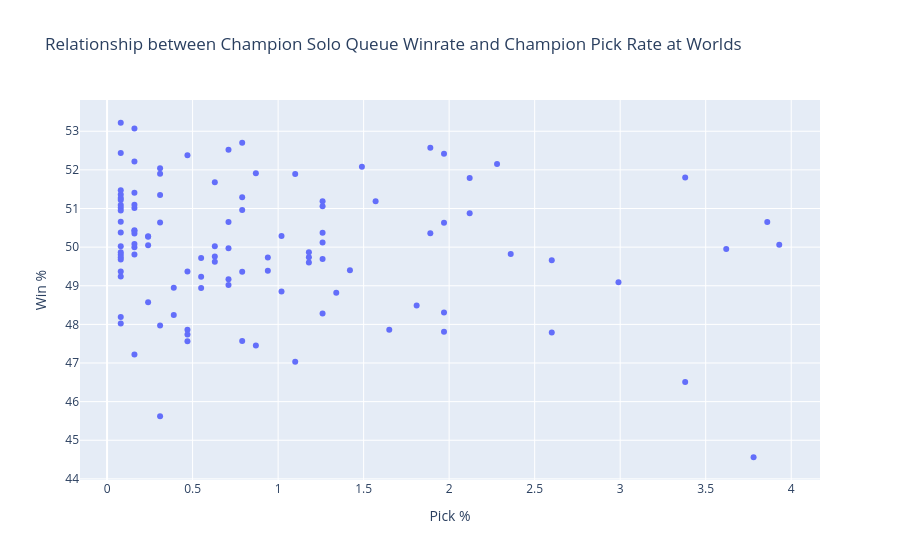

Notebook cell for this chart:
### Markdown cell above
### Combined Data Visualization

### Code cell
#Combined Data Visualization
combined_scatter = px.scatter(df_combined, x = "Pick %", y = "Win %", title = "Relationship between Champion Solo Queue Winrate and Champion Pick Rate at Worlds", hover_name = "Champion")
combined_scatter.show()

### Figure 1 — Plotly figure (JSON) as saved in the notebook; plotly's stock layout.template omitted (floating-point values rounded to 4 significant figures)
{"data": [{"hovertemplate": "<b>%{hovertext}</b><br><br>Pick %=%{x}<br>Win %=%{y}<extra></extra>", "hovertext": ["Sylas", "Sejuani", "Azir", "Aatrox", "Aphelios", "Maokai", "Viego", "Akali", "Graves", "Lucian", "Viktor", "Nami", "Leona", "Kai'Sa", "Gnar", "Kalista", "Miss Fortune", "Renata Glasc", "Fiora", "Varus", "Lee Sin", "Ornn", "Amumu", "Renekton", "Hecarim", "Trundle", "LeBlanc", "Vi", "Jax", "Taliyah", "Nautilus", "Camille", "Lulu", "Poppy", "Yuumi", "Tristana", "Sivir", "Alistar", "Gragas", "Caitlyn", "Tahm Kench", "Sett", "Rell", "Lissandra", "Soraka", "Galio", "Seraphine", "Thresh", "Ezreal", "Kennen", "Bel'Veth", "Jarvan IV", "Yone", "Heimerdinger", "Draven", "Lux", "Ashe", "Braum", "Karma", "Ahri", "Gangplank", "Vex", "Gwen", "Syndra", "Jinx", "Xayah", "Kindred", "Ryze", "Shen", "Swain", "Lillia", "Wukong", "Jayce", "Orianna", "Rakan", "Senna", "Bard", "Blitzcrank", "Jhin", "Mordekaiser", "Nidalee", "Zac", "Irelia", "Kayn", "Morgana", "Nilah", "Rumble", "Xin Zhao", "Karthus", "Nocturne", "Olaf", "Taric", "Vayne", "Zoe", "Anivia", "Darius", "Fiddlesticks", "Garen", "Malphite", "Nasus", "Pantheon", "Pyke", "Samira", "Singed", "Sion", "Teemo", "Tryndamere", "Vladimir"], "legendgroup": "", "marker": {"color": "#636efa", "symbol": "circle"}, "mode": "markers", "name": "", "orientation": "v", "showlegend": false, "type": "scatter", "x": [3.93, 3.86, 3.78, 3.62, 3.38, 3.38, 2.99, 2.6, 2.6, 2.36, 2.28, 2.12, 2.12, 1.97, 1.97, 1.97, 1.97, 1.89, 1.89, 1.81, 1.65, 1.57, 1.49, 1.42, 1.34, 1.26, 1.26, 1.26, 1.26, 1.26, 1.26, 1.18, 1.18, 1.18, 1.1, 1.1, 1.02, 1.02, 0.94, 0.94, 0.87, 0.87, 0.79, 0.79, 0.79, 0.79, 0.79, 0.71, 0.71, 0.71, 0.71, 0.71, 0.63, 0.63, 0.63, 0.63, 0.55, 0.55, 0.55, 0.47, 0.47, 0.47, 0.47, 0.47, 0.39, 0.39, 0.31, 0.31, 0.31, 0.31, 0.31, 0.31, 0.24, 0.24, 0.24, 0.24, 0.16, 0.16, 0.16, 0.16, 0.16, 0.16, 0.16, 0.16, 0.16, 0.16, 0.16, 0.16, 0.08, 0.08, 0.08, 0.08, 0.08, 0.08, 0.08, 0.08, 0.08, 0.08, 0.08, 0.08, 0.08, 0.08, 0.08, 0.08, 0.08, 0.08, 0.08, 0.08], "xaxis": "x", "y": [50.06, 50.65, 44.56, 49.95, 46.51, 51.8, 49.09, 47.79, 49.66, 49.82, 52.15, 51.79, 50.88, 50.63, 47.81, 48.31, 52.42, 52.57, 50.36, 48.49, 47.86, 51.19, 52.08, 49.4, 48.82, 51.19, 48.28, 50.37, 51.06, 50.12, 49.69, 49.74, 49.6, 49.87, 47.03, 51.89, 50.29, 48.85, 49.39, 49.73, 47.45, 51.91, 52.7, 47.57, 51.29, 49.36, 50.96, 49.17, 49.02, 50.65, 52.52, 49.97, 49.62, 51.68, 50.02, 49.76, 49.72, 49.23, 48.94, 49.37, 47.86, 52.38, 47.74, 47.56, 48.95, 48.24, 50.64, 45.62, 52.04, 51.9, 51.35, 47.97, 50.27, 50.05, 48.57, 50.28, 49.81, 50.35, 51.01, 51.1, 47.22, 52.22, 50.08, 50.0, 51.41, 53.07, 50.44, 50.42, 51.36, 51.09, 51.02, 52.44, 49.87, 48.02, 49.8, 49.68, 51.47, 50.95, 48.19, 49.37, 49.74, 49.24, 51.27, 53.22, 50.66, 50.02, 50.38, 51.22], "yaxis": "y"}], "layout": {"legend": {"tracegroupgap": 0}, "title": {"text": "Relationship between Champion Solo Queue Winrate and Champion Pick Rate at Worlds"}, "xaxis": {"anchor": "y", "domain": [0, 1], "title": {"text": "Pick %"}}, "yaxis": {"anchor": "x", "domain": [0, 1], "title": {"text": "Win %"}}}}
